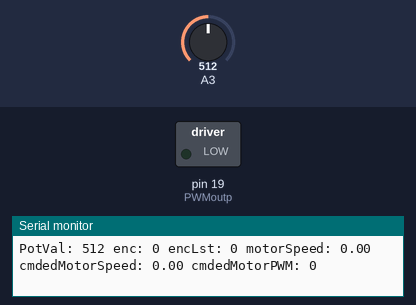
Simulated run of this sketch. Board: Arduino Uno, built with avr-gcc and run on an emulated ATmega328P. Parts: switched loads named in the sketch (green lamp = pin HIGH), the last lines printed to the serial monitor. The test bench sets the inputs (shaded band); at power-on: A3 = 512.

Above: at 1.2 s.
1.3 s: A3 set to 526
At 1.8 s:
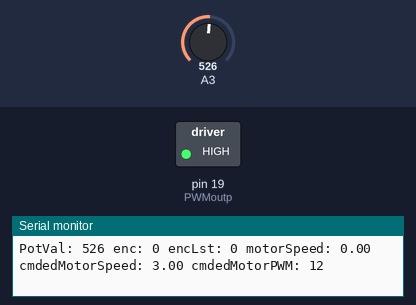
2.9 s: A3 set to 306
At 3.3 s:
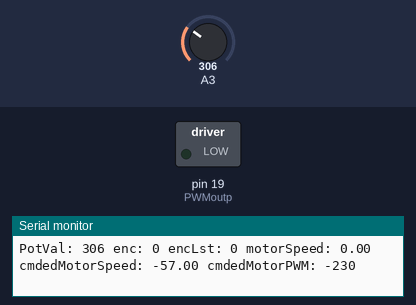
4.5 s: A3 set to 535
7.5 s: A3 set to 567
At 9.7 s:
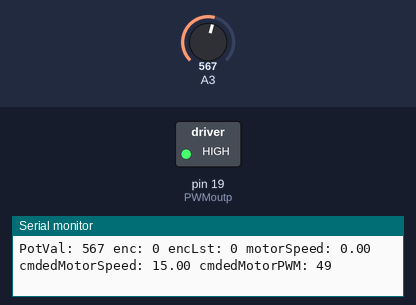
Timing chart, 0 to 11.2 s (numbered marks = the images above; inputs shaded):
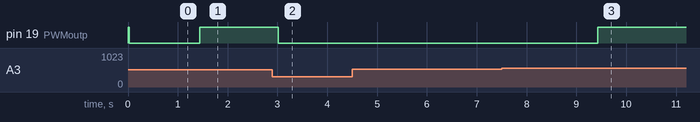

The sketch:

Lab5.ino
```cpp
// encoder counts per revolution
#define countsPerRev (uint16_t)48
// max speed (experimental) in Rev/s
#define maxSpeed 140
// hard-coded delay time
#define delayTime (uint8_t)120

// Pin Definitions
#define PWMoutp (uint8_t)19
#define PWMoutn (uint8_t)34
#define PWMspeedPin (uint8_t)38
#define potentiometerPWMinput (uint8_t)33
#define encoder0PinA (uint8_t)5
#define encoder1PinA (uint8_t)36
#define encoder0PinB (uint8_t)6
#define encoder1PinB (uint8_t)37

// Variable Definitions
volatile int32_t encoder0Pos = 0;
int32_t encoderPosLast = 0;
int potPWMval = 0;
int motorPWMval = 0;

// PID constants (Use the Ziegler Nicholas Tuning Method as a first guess)
//double kp = 0.052763;
//double ki = 0.561044;
//double kd = 0.445598;
double kp = 0.45;
double ki = 0.005;
double kd = 0.06;

// PID Variables
unsigned long currentTime, previousTime;
double elapsedTime;
double error;
double lastSpeedError;
double motorSpeed, newMotorSpeed, setPoint;
double cumError, rateError;

void setup()
{
  // Don't Change
  Serial.begin(9600);
  pinMode(potentiometerPWMinput, INPUT_PULLUP);
  pinMode(encoder0PinA, INPUT_PULLUP);
  pinMode(encoder0PinB, INPUT_PULLUP);
  pinMode(encoder1PinA, INPUT_PULLUP);
  pinMode(encoder1PinB, INPUT_PULLUP);
  pinMode(PWMoutp, OUTPUT);
  pinMode(PWMoutn, OUTPUT);
  pinMode(PWMspeedPin, OUTPUT);
  attachInterrupt(encoder0PinA, doEncoderA, RISING); // Interrupt is fired whenever button is pressed
  attachInterrupt(encoder1PinA, doEncoderA, FALLING);
  attachInterrupt(encoder0PinB, doEncoderB, RISING);
  attachInterrupt(encoder1PinB, doEncoderB, FALLING);

  // Pre-set the direction of the motors
  digitalWrite(PWMoutp, HIGH);
  digitalWrite(PWMoutn, LOW);
  previousTime = millis();

}

void loop()
{

  potPWMval = analogRead(potentiometerPWMinput);
  Serial.print("PotVal: ");
  Serial.print(potPWMval);
  switch (2)
  {
    case 1: // directly set motor PWM (motor power) based on potentiometer value
      {
        motorPWMval = map(potPWMval, 0, 1023, -255, 255);
        break;
      }
    case 2: // set desired speed (PID Control) using potentiometer value
      {
        setPoint = map(potPWMval, 0, 1023, -maxSpeed, maxSpeed);
        motorPWMval = map(computePID(motorSpeed), -maxSpeed, maxSpeed, -255, 255);
        if(motorPWMval > 255)
        {
          motorPWMval = 255;
        }
        if(motorPWMval < -255)
        {
          motorPWMval = -255;
        }
        break;
      }
    case 3: // set desired speed (PID Control) using a fixed value
      {
        setPoint = 30;
        motorPWMval = map(computePID(motorSpeed), -maxSpeed, maxSpeed, -255, 255);
        break;
      }
    default: // set motor pwm to a fixed value
      {
        motorPWMval = 70; // out of 255

      }
  }


  Serial.print(" enc: ");
  Serial.print(encoder0Pos);
  Serial.print(" encLst: ");
  Serial.print(encoderPosLast);

  motorSpeed = ((double)(encoder0Pos - encoderPosLast) / (double)countsPerRev) / ((double)delayTime / (double)1000.0); //rev/s

  // Serial.println(potPWMval);
  Serial.print(" motorSpeed: ");
  Serial.print(motorSpeed);
  Serial.print(" cmdedMotorSpeed: ");
  Serial.print(setPoint);
  Serial.print(" cmdedMotorPWM: ");
  Serial.print(motorPWMval);

  if (motorPWMval > 0)
  {
    digitalWrite(PWMoutp, HIGH);
    digitalWrite(PWMoutn, LOW);
  }
  else
  {
    digitalWrite(PWMoutp, LOW);
    digitalWrite(PWMoutn, HIGH);
  }

  analogWrite(PWMspeedPin, abs(motorPWMval));

  encoderPosLast = encoder0Pos;
  Serial.println();
  delay(delayTime); // This is a delay to time the control loop. In the future, this should be a non-blocking version.
}

// **** DONT CHANGE THE FUNCTIONS BELOW ****
//================
// READ ENCODER A
//================
void doEncoderA()
{
  if (digitalRead(encoder0PinA) == HIGH)
  { // found a low-to-high on channel A
    if (digitalRead(encoder0PinB) == LOW)
    { // check channel B to see which way
      // encoder is turning
      encoder0Pos = encoder0Pos - 1; // CCW
    }
    else
    {
      encoder0Pos = encoder0Pos + 1; // CW
    }
  }
  else // found a high-to-low on channel A
  {
    if (digitalRead(encoder0PinB) == LOW)
    { // check channel B to see which way
      // encoder is turning
      encoder0Pos = encoder0Pos + 1; // CW
    }
    else
    {
      encoder0Pos = encoder0Pos - 1; // CCW
    }
  }
}
//================
// READ ENCODER B
//================
void doEncoderB()
{
  if (digitalRead(encoder0PinB) == HIGH)
  { // found a low-to-high on channel A
    if (digitalRead(encoder0PinA) == LOW)
    { // check channel B to see which way
      // encoder is turning
      encoder0Pos = encoder0Pos + 1; // CCW
    }
    else
    {
      encoder0Pos = encoder0Pos - 1; // CW
    }
  }
  else // found a high-to-low on channel A
  {
    if (digitalRead(encoder0PinA) == LOW)
    { // check channel B to see which way
      // encoder is turning
      encoder0Pos = encoder0Pos - 1; // CW
    }
    else
    {
      encoder0Pos = encoder0Pos + 1; // CCW
    }
  }
}
//================
// PID CONTROL FUNCTION (use this!)
//================
double computePID(double inp)
{
  currentTime = millis();                             // get current time
  elapsedTime = (double)(currentTime - previousTime); // compute time elapsed from previous computation

  error = setPoint - inp;                             // determine error
  if(abs(motorPWMval) < 255)
        {
          cumError += error * elapsedTime;                    // compute integral
        }

  rateError = (error - lastSpeedError) / elapsedTime; // compute derivative

  double out = kp * error + ki * cumError + kd * rateError; // PID output

  lastSpeedError = error;     // remember current error
  previousTime = currentTime; // remember current time
  // Serial.println(error);
  return out; // have function return the PID output
}
```

Measured:
- the behaviour switches between 515 and 516 on A3 (found by bisection; images 0 and 1)
- the behaviour switches between 551 and 552 on A3 (found by bisection; images 2 and 3)
- after the input at 1.3 s, pin 19 (PWMoutp): LOW → HIGH after 0.14 s
- after the input at 2.9 s, pin 19 (PWMoutp): HIGH → LOW after 0.12 s
- after the input at 7.5 s, pin 19 (PWMoutp): LOW → HIGH after 1.9 s
